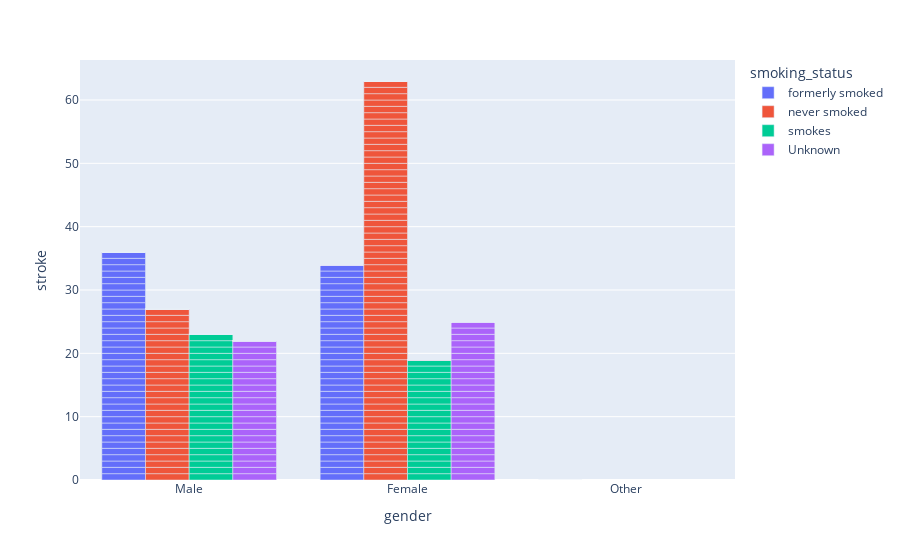

The code cell stored with this chart in its notebook:
### Code cell
fig = px.bar(df, x="gender", y="stroke", color="smoking_status", barmode="group")
fig.show()

### Figure 1 — Plotly figure (JSON) as saved in the notebook; plotly's stock layout.template omitted (floating-point values rounded to 4 significant figures; data arrays with more than 128 entries replaced by an {"elided": "..."} marker saying what was removed)
{"data": [{"alignmentgroup": "True", "hovertemplate": "smoking_status=formerly smoked<br>gender=%{x}<br>stroke=%{y}<extra></extra>", "legendgroup": "formerly smoked", "marker": {"color": "#636efa", "pattern": {"shape": ""}}, "name": "formerly smoked", "offsetgroup": "formerly smoked", "orientation": "v", "showlegend": true, "textposition": "auto", "type": "bar", "x": {"elided": "885 str values"}, "xaxis": "x", "y": {"elided": "885 int values"}, "yaxis": "y"}, {"alignmentgroup": "True", "hovertemplate": "smoking_status=never smoked<br>gender=%{x}<br>stroke=%{y}<extra></extra>", "legendgroup": "never smoked", "marker": {"color": "#EF553B", "pattern": {"shape": ""}}, "name": "never smoked", "offsetgroup": "never smoked", "orientation": "v", "showlegend": true, "textposition": "auto", "type": "bar", "x": {"elided": "1892 str values"}, "xaxis": "x", "y": {"elided": "1892 int values"}, "yaxis": "y"}, {"alignmentgroup": "True", "hovertemplate": "smoking_status=smokes<br>gender=%{x}<br>stroke=%{y}<extra></extra>", "legendgroup": "smokes", "marker": {"color": "#00cc96", "pattern": {"shape": ""}}, "name": "smokes", "offsetgroup": "smokes", "orientation": "v", "showlegend": true, "textposition": "auto", "type": "bar", "x": {"elided": "789 str values"}, "xaxis": "x", "y": {"elided": "789 int values"}, "yaxis": "y"}, {"alignmentgroup": "True", "hovertemplate": "smoking_status=Unknown<br>gender=%{x}<br>stroke=%{y}<extra></extra>", "legendgroup": "Unknown", "marker": {"color": "#ab63fa", "pattern": {"shape": ""}}, "name": "Unknown", "offsetgroup": "Unknown", "orientation": "v", "showlegend": true, "textposition": "auto", "type": "bar", "x": {"elided": "1544 str values"}, "xaxis": "x", "y": {"elided": "1544 int values"}, "yaxis": "y"}], "layout": {"barmode": "group", "legend": {"title": {"text": "smoking_status"}, "tracegroupgap": 0}, "margin": {"t": 60}, "xaxis": {"anchor": "y", "domain": [0, 1], "title": {"text": "gender"}}, "yaxis": {"anchor": "x", "domain": [0, 1], "title": {"text": "stroke"}}}}
